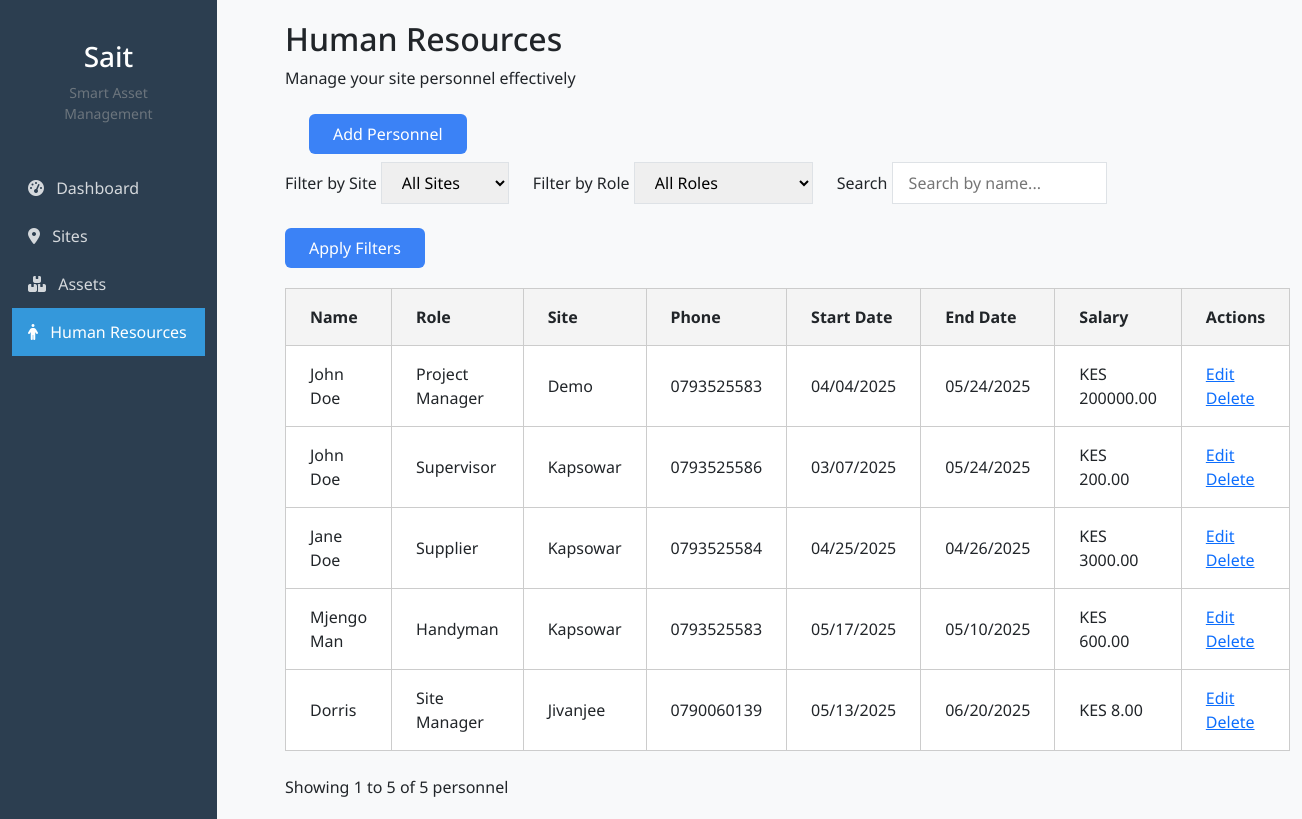
Before: /human-resources/ (signed in) with the older database file.
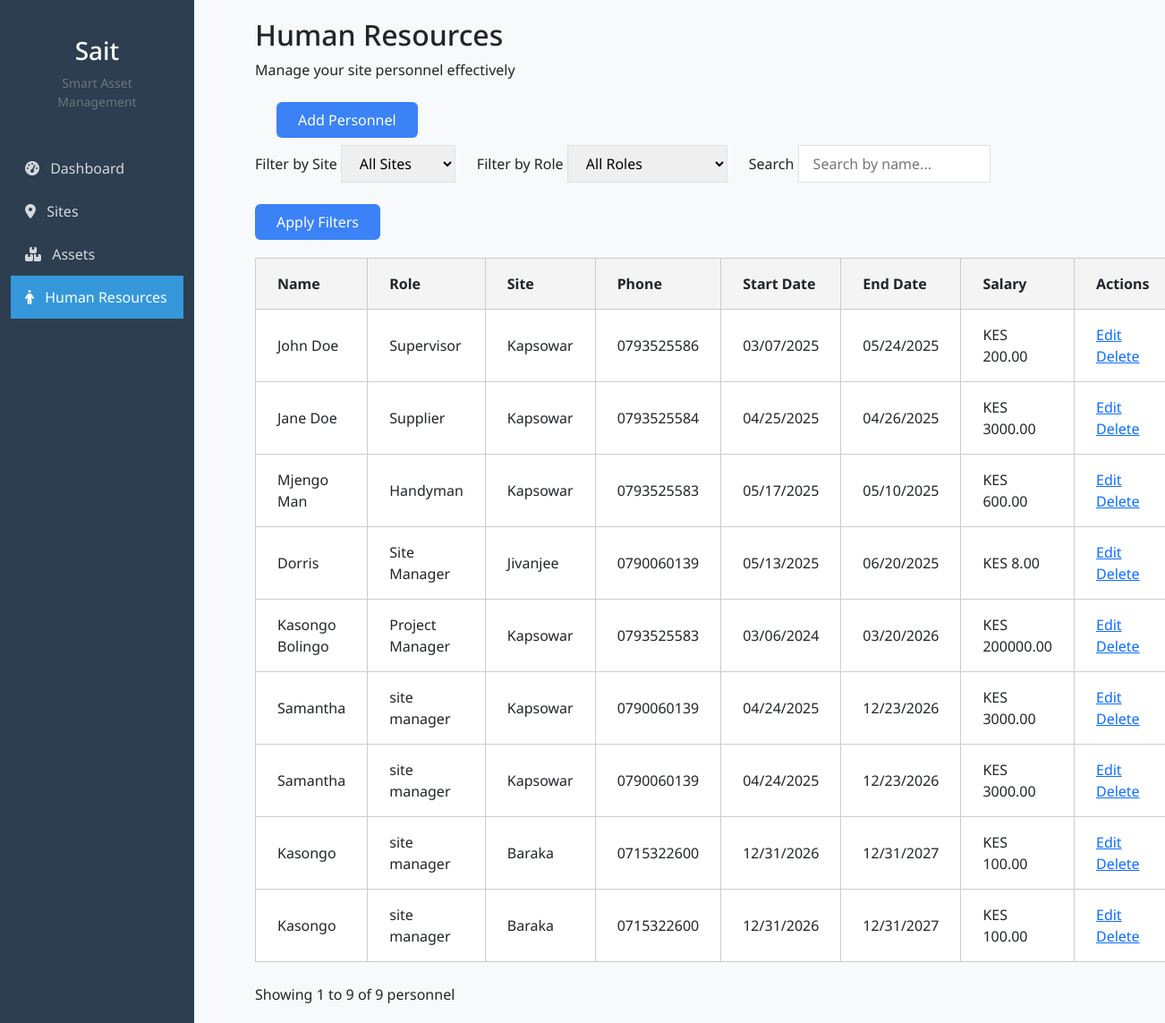
After: the same page with the newer database file.
### foreman/models.py (models this page shows, shortened)
class Human_resource(models.Model):
    site = models.ForeignKey(Site, on_delete=models.CASCADE, related_name='human_resources')
    name = models.CharField(max_length=100)
    role = models.CharField(max_length=100)
    start_date = models.DateField()
    end_date = models.DateField()
    salary = models.DecimalField(max_digits=10, decimal_places=2)
    phone_number = models.CharField(max_length=15, blank=True, null=True)
    owner = models.ForeignKey(User, on_delete=models.CASCADE, related_name='human_resources',null=True, blank=True)

class Site(models.Model):
    name = models.CharField(max_length=100)
    location = models.CharField(max_length=100)
    start_date = models.DateField()
    end_date = models.DateField()
    owner = models.ForeignKey(User, on_delete=models.CASCADE, related_name='sites',null=True, blank=True)

### foreman/views.py (the view)
# urls.py: path('human-resources/', views.human_resource_list, name='human_resource_list'),
@login_required
def human_resource_list(request):
    human_resources_list = Human_resource.objects.filter(owner=request.user)
    sites = Site.objects.filter(owner=request.user)
    roles = Human_resource.objects.values_list('role', flat=True).distinct()
    site_filter = request.GET.get('site')
    role_filter = request.GET.get('role')
    search_query = request.GET.get('search')
    if site_filter:
        human_resources_list = human_resources_list.filter(site_id=site_filter)
    if role_filter:
        human_resources_list = human_resources_list.filter(role=role_filter)
    if search_query:
        human_resources_list = human_resources_list.filter(name__icontains=search_query)
    paginator = Paginator(human_resources_list, 10)  # Show 10 records per page
    page_number = request.GET.get('page')
    human_resources = paginator.get_page(page_number)
    context = {
        'human_resources': human_resources,
        'sites': sites,
        'roles': roles,
    }
    return render(request, 'human_resource_list.html', context)

### foreman/templates/human_resource_list.html (shortened to what this page needs)
{% extends '_base.html' %}
{% block content %}
<div class="container mx-auto px-4 py-8">
    <header class="mb-8">
    <h2 class="text-xl font-semibold">Human Resources</h2>
        <p class="text-gray-600">Manage your site personnel effectively</p>
    </header>
    <div class=" rounded-lg shadow-md p-6 mb-8">
        <div  class="flex justify-between items-center mb-6">
            <a href="{% url 'add_human_resource' %}" class="bg-blue-500 hover:bg-blue-600 text-black px-4 py-2 rounded"> <button id="add" type="submit" class="bg-blue-500 hover:bg-gray-600 text-white px-4 py-2 rounded">Add Personnel</button></a>
        </div>
        <form method="get" class="flex flex-wrap gap-4 mb-6">
            <div class="w-full md:w-64">
                <label class="block text-sm font-medium text-gray-700 mb-1">Filter by Site</label>
                <select name="site" class="w-full border rounded-md py-2 px-3">
                    <option value="">All Sites</option>
                </select>
            </div>
            <div class="w-full md:w-64">
                <label class="block text-sm font-medium text-gray-700 mb-1">Filter by Role</label>
                <select name="role" class="w-full border rounded-md py-2 px-3">
                    <option value="">All Roles</option>
                </select>
            </div>
            <div class="w-full md:w-64">
                <label class="block text-sm font-medium text-gray-700 mb-1">Search</label>
                <input type="text" name="search" value="{{ request.GET.search }}" placeholder="Search by name..." class="w-full border rounded-md py-2 px-3">
            </div>
            <div id ="search" class="w-full md:w-64 flex items-end">
                <button type="submit" class="bg-blue-500 hover:bg-gray-600 text-white px-4 py-2 rounded">Apply Filters</button>
            </div>
        </form>
        <div class="overflow-x-auto">
            <table class="min-w-full bg-white">
                <thead>
                    <tr class="bg-gray-200 text-gray-600 uppercase text-sm">
                        <th class="py-3 px-4 text-left">Name</th>
                        <th class="py-3 px-4 text-left">Role</th>
                        <th class="py-3 px-4 text-left">Site</th>
                        <th class="py-3 px-4 text-left">Phone</th>
                        <th class="py-3 px-4 text-left">Start Date</th>
                        <th class="py-3 px-4 text-left">End Date</th>
                        <th class="py-3 px-4 text-left">Salary</th>
                        <th class="py-3 px-4 text-left">Actions</th>
                    </tr>
                </thead>
                <tbody class="text-gray-700">
                    {% for hr in human_resources %}
                    <tr class="border-b hover:bg-gray-50">
                        <td class="py-3 px-4">{{ hr.name }}</td>
                        <td class="py-3 px-4">{{ hr.role }}</td>
                        <td class="py-3 px-4">{{ hr.site.name }}</td>
                        <td class="py-3 px-4">{{ hr.phone_number }}</td>
                        <td class="py-3 px-4">{{ hr.start_date|date:"m/d/Y" }}</td>
                        <td class="py-3 px-4">{{ hr.end_date|date:"m/d/Y" }}</td>
                        <td class="py-3 px-4">KES {{ hr.salary }}</td>
                        <td class="py-3 px-4">
                            <a href="{% url 'edit_human_resource' hr.id %}" class="text-blue-500 hover:text-blue-700 mr-2">Edit</a>
                            <a href="{% url 'delete_human_resource' hr.id %}" class="text-red-500 hover:text-red-700" onclick="return confirm('Are you sure you want to delete {{hr.name}}?')">Delete</a>
                        </td>
                    </tr>
                    {% empty %}
                    <tr>
                        <td colspan="7" class="py-4 px-4 text-center">No human resources found.</td>
                    </tr>
                    {% endfor %}
                </tbody>
            </table>
        </div>
        <div class="mt-4 flex justify-between items-center">
            <div class="text-gray-600">
                Showing {{ human_resources.start_index }} to {{ human_resources.end_index }} of {{ human_resources.paginator.count }} personnel
            </div>
        </div>
    </div>
</div>
{% endblock %}

### foreman/templates/_base.html (shortened to what this page needs)
<!DOCTYPE html>
<html lang="en">
<head>
    {% load static %}
    <link href="https://cdn.jsdelivr.net/npm/bootstrap@5.2.3/dist/css/bootstrap.min.css" rel="stylesheet">
    <link rel="stylesheet" href="https://cdnjs.cloudflare.com/ajax/libs/font-awesome/6.4.0/css/all.min.css">
    <link href="{% static "style.css" %}" rel="stylesheet">
</head>
<body>
    <div class="container-fluid">
        <div class="row">
            <nav class="col-md-3 col-lg-2 d-md-block sidebar collapse">
                <div class="position-sticky pt-3">
                    <div class="px-3 py-4">
                        <h3 class="text-center">Sait</h3>
                        <p class="text-center text-muted small">Smart Asset Management</p>
                    </div>
                    <ul class="nav flex-column">
                        <li class="nav-item">
                            <a class="nav-link  {% if '/dashboard/' in request.path %}active{% endif %} " href="{% url 'dashboard' %}">
                                <i class="fas fa-tachometer-alt"></i> Dashboard
                            </a>
                        </li>
                        <li class="nav-item">
                            <a class="nav-link {% if '/sites/' in request.path %}active{% endif %}" href="{% url "site_list" %}">
                                <i class="fas fa-map-marker-alt"></i> Sites
                            </a>
                        </li>
                        <li class="nav-item">
                            <a class="nav-link {% if '/assets/' in request.path %}active{% endif %}" href="{% url "asset_management" %}">
                                <i class="fas fa-boxes"></i> Assets
                            </a>
                        </li>
                        <li class="nav-item">
                            <a class="nav-link {% if '/human-resources/' in request.path %}active{% endif %}" href="{% url "human_resource_list" %}">
                                <i class="fas fa-person"></i> Human Resources
                            </a>
                        </li>
                    </ul>
                </div>
            </nav>
            <main class="col-md-9 ms-sm-auto col-lg-10 px-md-4">
                <div class="content">
                    {% block content %}{% endblock %}
                </div>
            </main>
        </div>
    </div>
</body>
</html>

### foreman/static/style.css (style rules this page uses)
:root { --primary-color: #2c3e50; --secondary-color: #3498db; --accent-color: #e74c3c; }
body { font-family: "Noto Sans", sans-serif; background-color: #f8f9fa; }
.sidebar { background-color: var(--primary-color); min-height: 100vh; color: white; }
.sidebar .nav-link { color: rgba(255, 255, 255, 0.8); border-radius: 0; padding: 0.75rem 1rem; }
.sidebar .nav-link.active { color: white; background-color: var(--secondary-color); }
.sidebar .nav-link i { margin-right: 0.5rem; }
.content { padding: 20px; }
.flex { display: flex; }
.items-center { align-items: center; }
table { width: 100%; border-collapse: collapse; margin-top: 20px; }
th, td { border: 1px solid #ccc; padding: 8px; text-align: left; }
th { background-color: #f4f4f4; }

### foreman/templates/human_resource_list.html (style rules this page uses)
#search button, #add { background-color: #3b82f6; border-style: none; }

Changed rows visible on the page:
removed Human_resource: name "John Doe", role "Project Manager", site.name "Demo", phone_number "0793525583", start_date "04/04/2025", end_date "05/24/2025", salary "200000.00"
added Human_resource: name "Kasongo Bolingo", role "Project Manager", site.name "Kapsowar", phone_number "0793525583", start_date "03/06/2024", end_date "03/20/2026", salary "200000.00"
added Human_resource: name "Samantha", role "site manager", site.name "Kapsowar", phone_number "0790060139", start_date "04/24/2025", end_date "12/23/2026", salary "3000.00"
added Human_resource: name "Samantha", role "site manager", site.name "Kapsowar", phone_number "0790060139", start_date "04/24/2025", end_date "12/23/2026", salary "3000.00"
added Human_resource: name "Kasongo", role "site manager", site.name "Baraka", phone_number "0715322600", start_date "12/31/2026", end_date "12/31/2027", salary "100.00"
added Human_resource: name "Kasongo", role "site manager", site.name "Baraka", phone_number "0715322600", start_date "12/31/2026", end_date "12/31/2027", salary "100.00"
Other visible differences:
{{ human_resources.end_index }}: "5" → "9"
{{ human_resources.paginator.count }}: "5" → "9"
